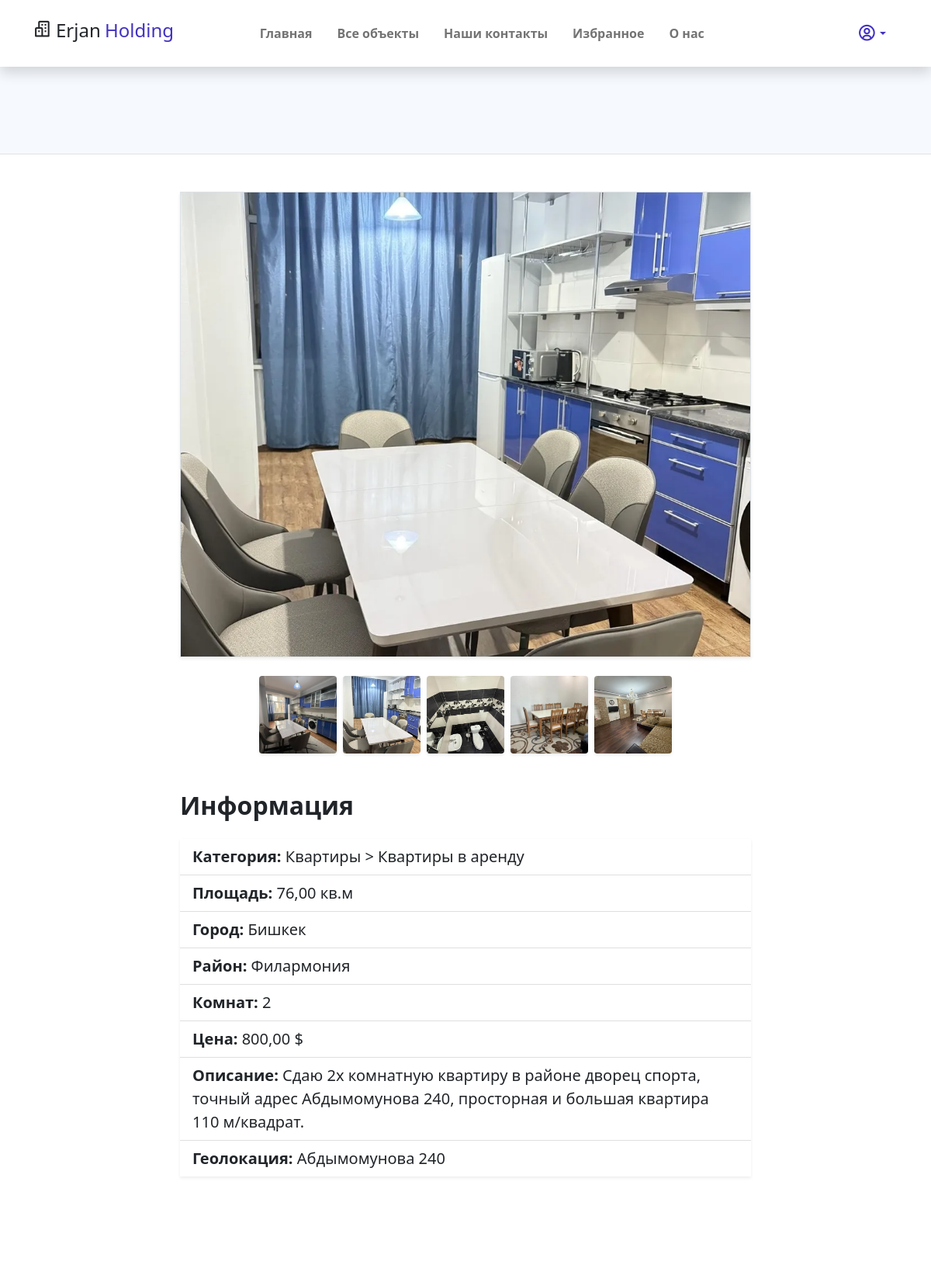
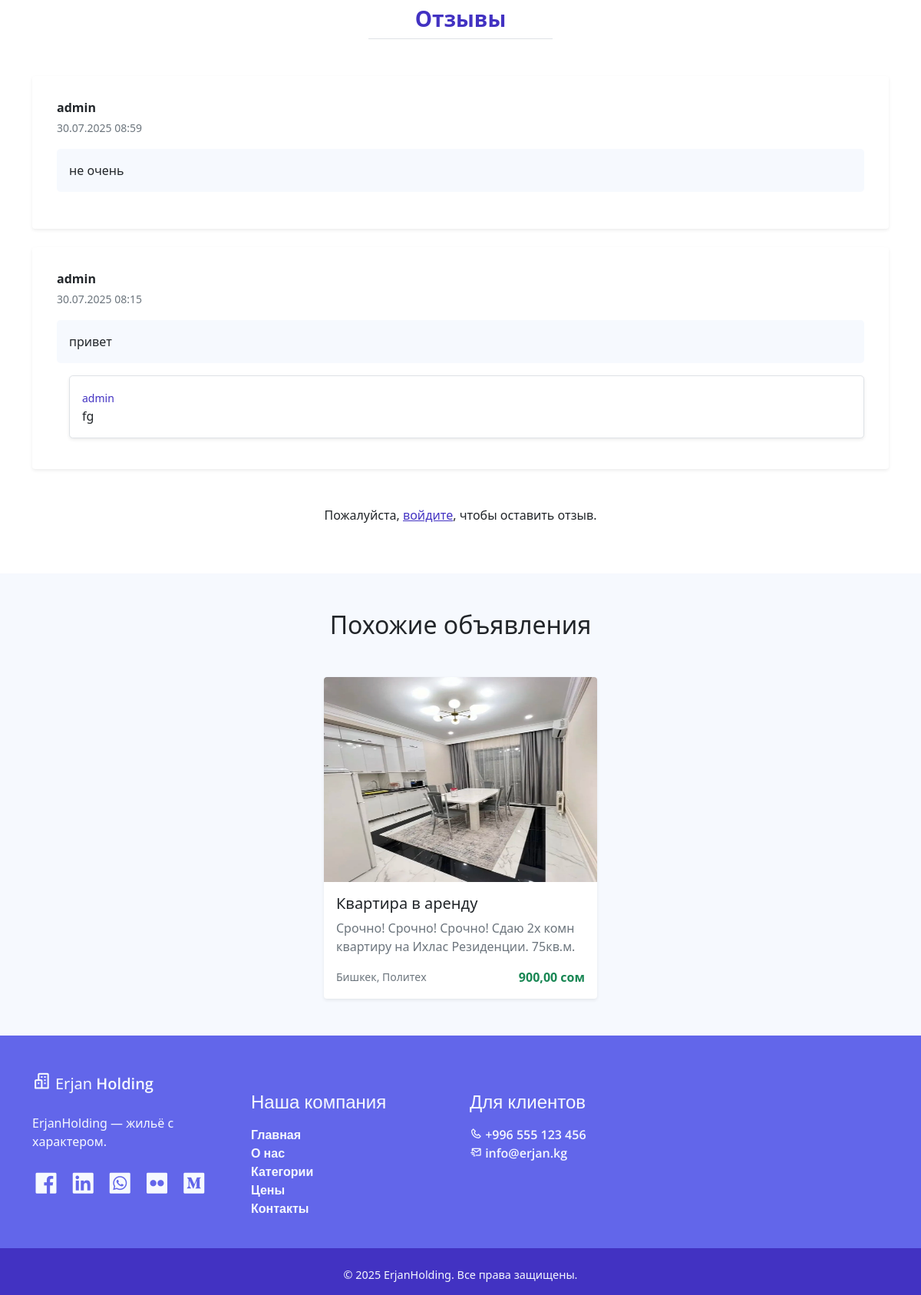
Page /estate/1/ on the committed database (2 pictures, top to bottom).
### product/models.py (models this page shows, shortened)
class Estate(models.Model):
    user = models.ForeignKey(MyUser, on_delete=models.CASCADE, default=1)
    title = models.CharField(max_length=100, verbose_name='Название')
    category = models.ForeignKey(Category, on_delete=models.PROTECT, verbose_name='Категория')
    area = models.DecimalField(decimal_places=2, max_digits=10, verbose_name='Площадь')
    city = models.ForeignKey(City, on_delete=models.CASCADE, verbose_name='Город')
    district = models.ForeignKey(District, on_delete=models.CASCADE, verbose_name='Район')
    rooms = models.SmallIntegerField(verbose_name='Количество комнат')
    mail_cover = models.ImageField(upload_to='images/', verbose_name='Обложка', null=True, blank=True)
    geo = models.TextField()
    price = models.DecimalField(decimal_places=2, max_digits=10, verbose_name='Цена')
    description = models.TextField(verbose_name='Описание')
    promo_video = models.FileField(upload_to='videos/', verbose_name='Видеоролик', null=True, blank=True)
    is_active = models.BooleanField(default=True)
    created_at = models.DateTimeField(auto_now_add=True, verbose_name='Дата создания')
    updated_at = models.DateTimeField(auto_now=True, verbose_name='Дата обновления')
    objects = InheritanceManager()
    is_popular = models.BooleanField(default=False)
    is_new = models.BooleanField(default=False)
    class Meta:
        verbose_name = 'Недвижимость'
        verbose_name_plural = 'Недвижимости'

class Image(models.Model):
    file = models.ImageField(upload_to= 'images/', null=True, blank=True)
    estate = models.ForeignKey(Estate, on_delete=models.CASCADE)
    is_main = models.BooleanField()
    class Meta:
        verbose_name = 'Изображение'
        verbose_name_plural = 'Изображения'

class Category(models.Model):
    title = models.CharField(max_length=100, verbose_name='Название')
    cover = models.ImageField(upload_to='category_covers/', verbose_name='Обложка категории')
    parent_category = models.ForeignKey('self', on_delete=models.CASCADE, blank=True, null=True, verbose_name='Родительская категория')
    def __str__(self):
        ancestors = []
        category = self
        while category:
            ancestors.append(category.title)
            category = category.parent_category
        return ' > '.join(reversed(ancestors))
    class Meta:
        verbose_name = 'Категория'
        verbose_name_plural = 'Категории'

class City(models.Model):
    title = models.CharField(max_length=100, verbose_name='Название')
    def __str__(self):
        return self.title
    class Meta:
        verbose_name = 'Город'
        verbose_name_plural = 'Города'

class District(models.Model):
        city = models.ForeignKey(City, on_delete=models.PROTECT, verbose_name='Город')
        title = models.CharField(max_length=100, verbose_name='Название')
        def __str__(self):
            return self.title
        class Meta:
            verbose_name = 'Район'
            verbose_name_plural = 'Районы'

class Feedback(models.Model):
    user = models.ForeignKey(MyUser, on_delete=models.CASCADE, default=1)
    estate = models.ForeignKey(Estate, on_delete=models.CASCADE, verbose_name='Объект')
    comment = models.TextField(verbose_name='Комментарии')
    created_at = models.DateTimeField(auto_now_add=True, verbose_name='Дата создания')
    class Meta:
        verbose_name = 'Отзыв'
        verbose_name_plural = 'Отзывы'

class FeedbackResponse(models.Model):
    user = models.ForeignKey(MyUser, on_delete=models.CASCADE, default=1)
    feedback = models.ForeignKey(Feedback, on_delete=models.CASCADE,related_name='responses', verbose_name='Отзыв')
    comment = models.TextField(verbose_name='Комментарии')
    created_at = models.DateTimeField(auto_now_add=True, verbose_name='Было создано')
    class Meta:
        verbose_name = 'Ответ на обратную связь'
        verbose_name_plural = 'Ответы на обратную связь'

### user/models.py (models this page shows, shortened)
class MyUser(AbstractBaseUser):
    username = models.CharField(max_length=30, verbose_name='Имя пользователя')
    email = models.EmailField(unique=True, verbose_name='Почта')
    avatar = models.ImageField(upload_to='user_avatar/', null=True, blank=True, verbose_name='Аватарка')
    role = models.CharField(
        max_length=20,
        choices=MyUserRoleEnum.choices,
        default=MyUserRoleEnum.STANDARD_USER,
        verbose_name='Роль'
    )
    balance = models.DecimalField(default=0, decimal_places=2, max_digits=12, verbose_name='Баланс')
    created_at = models.DateTimeField(auto_now_add=True)
    is_admin = models.BooleanField(default=False)
    is_2fa_enabled = models.BooleanField(default=False)
    objects = MyUserManager()
    USERNAME_FIELD = 'email'
    REQUIRED_FIELDS = ['username']

### product/views.py (the view)
# urls.py: path('estate/<int:id>/', views.detail, name='detail'),
def detail(request, id):
    estate = get_object_or_404(Estate, id=id)
    mail_cover = estate.image_set.filter(is_main=True).first()
    images = estate.image_set.filter(is_main=False)
    feedbacks = Feedback.objects.filter(estate=estate).order_by('-created_at')
    related_estates = Estate.objects.filter(
        category=estate.category
    ).exclude(
        id=estate.id
    ).order_by('-created_at')[:3]
    if request.user.is_authenticated:
        liked_estates_ids = Favourite.objects.filter(user=request.user).values_list('estate_id', flat=True)
    else:
        liked_estates_ids = []
    if request.method == 'POST':
        if 'feedback_submit' in request.POST and request.user.is_authenticated:
            form = FeedbackForm(request.POST)
            if form.is_valid():
                feedback = form.save(commit=False)
                feedback.user = request.user
                feedback.estate = estate
                feedback.save()
                messages.success(request, 'Ваш отзыв отправлен!')
                return redirect('detail', id=estate.id)
        elif 'response_submit' in request.POST and request.user.is_authenticated:
            response_form = FeedbackResponseForm(request.POST)
            feedback_id = request.POST.get('feedback_id')
            parent_feedback = get_object_or_404(Feedback, id=feedback_id)
            if response_form.is_valid():
                response = response_form.save(commit=False)
                response.user = request.user
                response.feedback = parent_feedback
                response.save()
                messages.success(request, 'Ответ добавлен.')
                return redirect('detail', id=estate.id)
    else:
        form = FeedbackForm()
        response_form = FeedbackResponseForm()
    estate.is_favourite = estate.id in liked_estates_ids
    return render(request, 'main/estate_detail.html', {
        'estate': estate,
        'mail_cover': mail_cover,
        'images': images,
        'feedbacks': feedbacks,
        'related_estates': related_estates,
        'form': form,
        'response_form': response_form,
    })

### product/templatetags/custom_tags.py (called while the page is built)
@register.filter
def is_instance(obj, class_name):
    return obj.__class__.__name__ == class_name

### product/templates/main/estate_detail.html (shortened to what this page needs)
{% extends 'base.html' %}
{% load static %}
{% load custom_tags %}
{% block content %}
<div class="bg-light py-5 text-center border-bottom">
</div>
<section class="container py-5">
    <div class="row justify-content-center mb-5">
        <div class="col-lg-8 text-center">
            <img class="img-fluid border rounded-4 shadow-sm mb-4"
                 style="height: 600px; width: 100%; object-fit: cover;"
                 src="{{ estate.mail_cover.url }}" alt="Основное изображение">
            {% if images %}
                <div class="d-flex flex-wrap justify-content-center gap-2">
                    {% for img in images %}
                        <a href="{{ img.file.url }}" target="_blank">
                            <img src="{{ img.file.url }}" class="rounded shadow-sm"
                                 style="width: 100px; height: 100px; object-fit: cover;" alt="Превью">
                        </a>
                    {% endfor %}
                </div>
            {% endif %}
        </div>
    </div>
<div class="row justify-content-center mb-5">
    <div class="col-lg-8">
        <h3 class="fw-bold mb-4">Информация</h3>
        <ul class="list-group list-group-flush shadow-sm rounded-4 overflow-hidden">
            <li class="list-group-item"><strong>Категория:</strong> {{ estate.category }}</li>
            <li class="list-group-item"><strong>Площадь:</strong> {{ estate.area }} кв.м</li>
            <li class="list-group-item"><strong>Город:</strong> {{ estate.city }}</li>
            <li class="list-group-item"><strong>Район:</strong> {{ estate.district }}</li>
            <li class="list-group-item"><strong>Комнат:</strong> {{ estate.rooms }}</li>
            <li class="list-group-item"><strong>Цена:</strong> {{ estate.price }} $</li>
            <li class="list-group-item"><strong>Описание:</strong> {{ estate.description }}</li>
            <li class="list-group-item"><strong>Геолокация:</strong> {{ estate.geo }}</li>
        </ul>
    </div>
</div>
</section>
<section class="container py-5">
    <h3 class="mb-5 text-center text-primary fw-bold border-bottom pb-2" style="max-width: 240px; margin: 0 auto;">
        Отзывы
    </h3>
    {% for feedback in feedbacks %}
        <div class="card shadow-sm mb-4 border-0 rounded-4 px-3 py-3">
            <div class="card-body">
                <div class="d-flex justify-content-between align-items-start">
                    <div>
                        <h6 class="fw-bold mb-1">{{ feedback.user.username }}</h6>
                        <small class="text-muted">{{ feedback.created_at|date:"d.m.Y H:i" }}</small>
                    </div>
                </div>
                <div class="bg-light rounded-3 p-3 my-3">
                    {{ feedback.comment }}
                </div>
                {% if feedback.responses.all %}
                    <div class="mt-3 ms-3">
                        {% for response in feedback.responses.all %}
                            <div class="d-flex justify-content-between bg-white border rounded-3 p-3 mb-2 shadow-sm">
                                <div>
                                    <small class="fw-semibold text-primary">{{ response.user.username }}</small><br>
                                    <span>{{ response.comment }}</span>
                                </div>
                            </div>
                        {% endfor %}
                    </div>
                {% endif %}
            </div>
        </div>
    {% empty %}
        <p class="text-center text-muted fs-5 my-5">Пока что отзывов нет.</p>
    {% endfor %}
    {% if user.is_authenticated %}
        <div class="mt-5 mx-auto" style="max-width: 600px;">
            <h4 class="mb-4 text-center fw-bold">Оставить отзыв</h4>
            <form method="post">
                {% csrf_token %}
                {{ form.as_p }}
                <button type="submit" name="feedback_submit" class="btn btn-primary w-100 py-2 fw-bold">Отправить</button>
            </form>
        </div>
    {% else %}
        <p class="text-center mt-5">
            Пожалуйста, <a href="{% url 'user_login' %}">войдите</a>, чтобы оставить отзыв.
        </p>
    {% endif %}
</section>
<section class="bg-light py-5">
    <div class="container">
        <h2 class="text-center mb-5">Похожие объявления</h2>
        <div class="row justify-content-center g-4">
            {% for related in related_estates %}
                <div class="col-md-6 col-lg-4">
                    <a href="{% url 'detail' related.pk %}" class="card h-100 border-0 shadow-sm rounded-4 overflow-hidden text-decoration-none related-hover">
                        <div class="ratio ratio-4x3">
                            {% if related.mail_cover %}
                                <img src="{{ related.mail_cover.url }}" class="card-img-top object-fit-cover" alt="{{ related.title }}">
                            {% else %}
                                <img src="{% static 'assets/img/placeholder.jpg' %}" class="card-img-top object-fit-cover" alt="Нет изображения">
                            {% endif %}
                        </div>
                        <div class="card-body">
                            <h5 class="card-title text-dark mb-2">{{ related.title }}</h5>
                            <p class="card-text text-muted mb-2">{{ related.description|truncatewords:15 }}</p>
                            <div class="d-flex justify-content-between align-items-center mt-3">
                                <small class="text-muted">{{ related.city }}, {{ related.district }}</small>
                                <span class="text-success fw-bold">{{ related.price }} сом</span>
                            </div>
                        </div>
                    </a>
                </div>
            {% empty %}
                <p class="text-center">Нет похожих объявлений.</p>
            {% endfor %}
        </div>
    </div>
</section>
{% endblock %}

### static/assets/css/templatemo.css (style rules this page uses)
html { font-family: 'Open Sans', sans-serif; }
p, a { font-weight: 400; }

### product/templates/main/estate_detail.html (style rules this page uses)
.row h3 { font-size: 2rem; }
.list-group-item { font-size: 1.25rem; }
.related-hover { transition: all 0.3s ease-in-out; }

### rows in the picture
Estate: mail_cover (picture), category "Квартиры > Квартиры в аренду", area "76,00", city "Бишкек", district "Филармония", rooms "2", price "800,00", description "Сдаю 2х комнатную квартиру в районе дворец спорта, точный адрес Абдымомунова 240, просторная и большая квартира 110 м/квадрат.", geo "Абдымомунова 240"
Image: file (picture)
Image: file (picture)
Image: file (picture)
Image: file (picture)
Image: file (picture)
Feedback: user.username "admin", created_at "30.07.2025 08:59", comment "не очень"
Feedback: user.username "admin", created_at "30.07.2025 08:15", comment "привет"
FeedbackResponse: user.username "admin", comment "fg"
Estate: mail_cover (picture), title "Квартира в аренду", description "Срочно! Срочно! Срочно! Сдаю 2х комн квартиру на Ихлас Резиденции. 75кв.м.", city "Бишкек", district "Политех", price "900,00"
